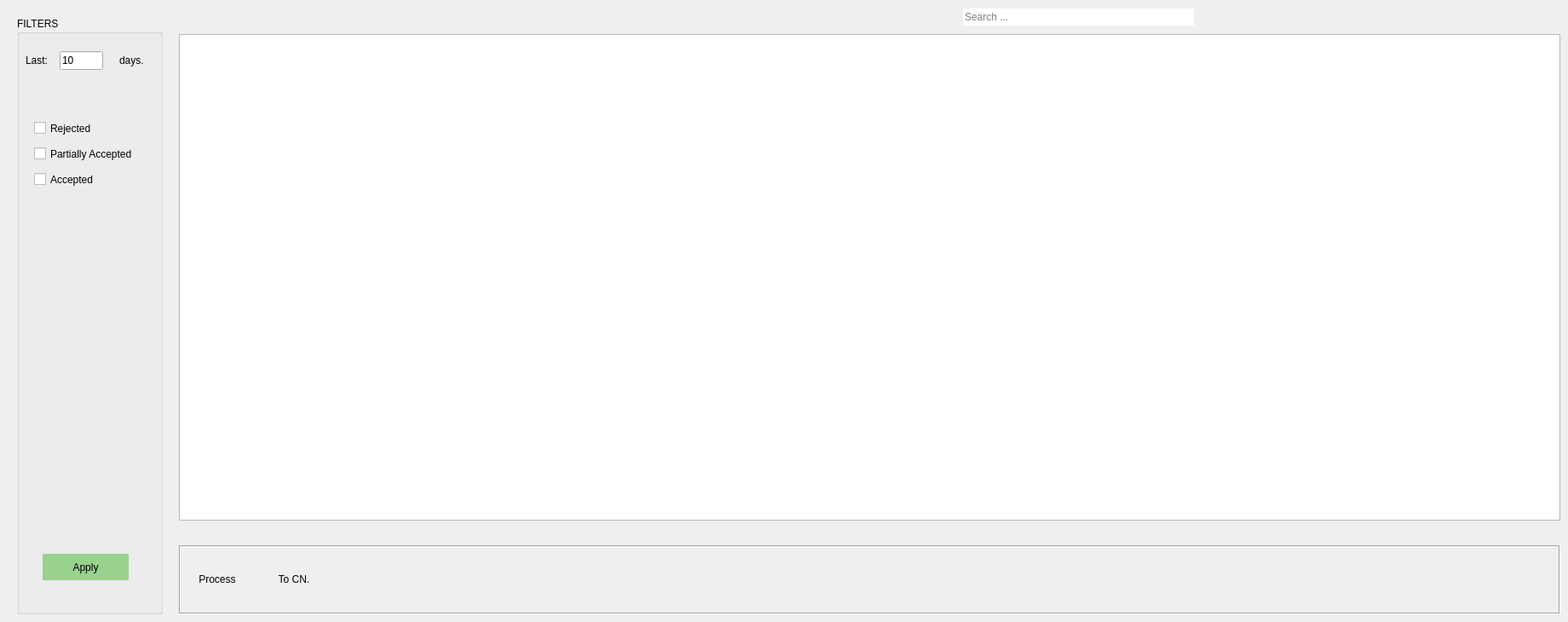
      <widget class="QWidget" name="warehouse_incoming_rma_tab">
       <attribute name="icon">
        <iconset resource="../app/icons.qrc">
         <normaloff>:/input</normaloff>:/input</iconset>
       </attribute>
       <attribute name="title">
        <string>Incoming RMAs</string>
       </attribute>
       <attribute name="toolTip">
        <string>Physical Check Incoming RMAs. They return to us.</string>
       </attribute>
       <widget class="QLineEdit" name="warehouse_incoming_search_edit">
        <property name="geometry">
         <rect>
          <x>1130</x>
          <y>10</y>
          <width>271</width>
          <height>20</height>
         </rect>
        </property>
        <property name="text">
         <string/>
        </property>
        <property name="frame">
         <bool>false</bool>
        </property>
        <property name="placeholderText">
         <string>Search ... </string>
        </property>
       </widget>
       <widget class="QLabel" name="label_35">
        <property name="geometry">
         <rect>
          <x>1410</x>
          <y>10</y>
          <width>21</width>
          <height>21</height>
         </rect>
        </property>
        <property name="text">
         <string/>
        </property>
        <property name="pixmap">
         <pixmap resource="../app/icons.qrc">:/search</pixmap>
        </property>
       </widget>
       <widget class="QFrame" name="frame_11">
        <property name="geometry">
         <rect>
          <x>210</x>
          <y>640</y>
          <width>1621</width>
          <height>81</height>
         </rect>
        </property>
        <property name="frameShape">
         <enum>QFrame::Box</enum>
        </property>
        <property name="frameShadow">
         <enum>QFrame::Sunken</enum>
        </property>
        <widget class="QToolButton" name="warehouse_incoming_rmas_process">
         <property name="geometry">
          <rect>
           <x>10</x>
           <y>10</y>
           <width>70</width>
           <height>60</height>
          </rect>
         </property>
         <property name="text">
          <string>Process</string>
         </property>
         <property name="icon">
          <iconset resource="../app/icons.qrc">
           <normaloff>:/assembly</normaloff>:/assembly</iconset>
         </property>
         <property name="iconSize">
          <size>
           <width>40</width>
           <height>40</height>
          </size>
         </property>
         <property name="toolButtonStyle">
          <enum>Qt::ToolButtonTextUnderIcon</enum>
         </property>
         <property name="autoRaise">
          <bool>true</bool>
         </property>
        </widget>
        <widget class="QToolButton" name="warehouse_incoming_rmas_tocn">
         <property name="geometry">
          <rect>
           <x>100</x>
           <y>10</y>
           <width>70</width>
           <height>60</height>
          </rect>
         </property>
         <property name="text">
          <string>To CN.</string>
         </property>
         <property name="icon">
          <iconset resource="../app/icons.qrc">
           <normaloff>:/add_invoice</normaloff>:/add_invoice</iconset>
         </property>
         <property name="iconSize">
          <size>
           <width>40</width>
           <height>40</height>
          </size>
         </property>
         <property name="toolButtonStyle">
          <enum>Qt::ToolButtonTextUnderIcon</enum>
         </property>
         <property name="autoRaise">
          <bool>true</bool>
         </property>
        </widget>
       </widget>
       <widget class="QTableView" name="warehouse_incoming_rmas_view">
        <property name="geometry">
         <rect>
          <x>210</x>
          <y>40</y>
          <width>1621</width>
          <height>571</height>
         </rect>
        </property>
       </widget>
       <widget class="QGroupBox" name="groupBox">
        <property name="geometry">
         <rect>
          <x>20</x>
          <y>20</y>
          <width>171</width>
          <height>701</height>
         </rect>
        </property>
        <property name="title">
         <string>FILTERS</string>
        </property>
        <widget class="QToolButton" name="warehouse_incoming_rmas_apply">
         <property name="geometry">
          <rect>
           <x>30</x>
           <y>630</y>
           <width>101</width>
           <height>31</height>
          </rect>
         </property>
         <property name="styleSheet">
          <string notr="true">background:rgb(153, 209, 143)</string>
         </property>
         <property name="text">
          <string>Apply</string>
         </property>
         <property name="shortcut">
          <string/>
         </property>
         <property name="autoRaise">
          <bool>true</bool>
         </property>
        </widget>
        <widget class="QCheckBox" name="rmas_incoming_rejected_2">
         <property name="geometry">
          <rect>
           <x>20</x>
           <y>120</y>
           <width>81</width>
           <height>21</height>
          </rect>
         </property>
         <property name="text">
          <string>Rejected</string>
         </property>
        </widget>
        <widget class="QCheckBox" name="rmas_incoming_partially_accepted_2">
         <property name="geometry">
          <rect>
           <x>20</x>
           <y>150</y>
           <width>131</width>
           <height>21</height>
          </rect>
         </property>
         <property name="text">
          <string>Partially Accepted</string>
         </property>
        </widget>
        <widget class="QCheckBox" name="rmas_incoming_accepted_2">
         <property name="geometry">
          <rect>
           <x>20</x>
           <y>180</y>
           <width>111</width>
           <height>21</height>
          </rect>
         </property>
         <property name="text">
          <string>Accepted</string>
         </property>
        </widget>
        <widget class="QLabel" name="label_15">
         <property name="geometry">
          <rect>
           <x>120</x>
           <y>43</y>
           <width>41</width>
           <height>16</height>
          </rect>
         </property>
         <property name="text">
          <string>days.</string>
         </property>
        </widget>
        <widget class="QLabel" name="label_16">
         <property name="geometry">
          <rect>
           <x>10</x>
           <y>43</y>
           <width>41</width>
           <height>16</height>
          </rect>
         </property>
         <property name="text">
          <string>Last:</string>
         </property>
        </widget>
        <widget class="QLineEdit" name="warehouse_incoming_rmas_last">
         <property name="geometry">
          <rect>
           <x>50</x>
           <y>40</y>
           <width>51</width>
           <height>22</height>
          </rect>
         </property>
         <property name="text">
          <string>10</string>
         </property>
        </widget>
       </widget>
      </widget>
